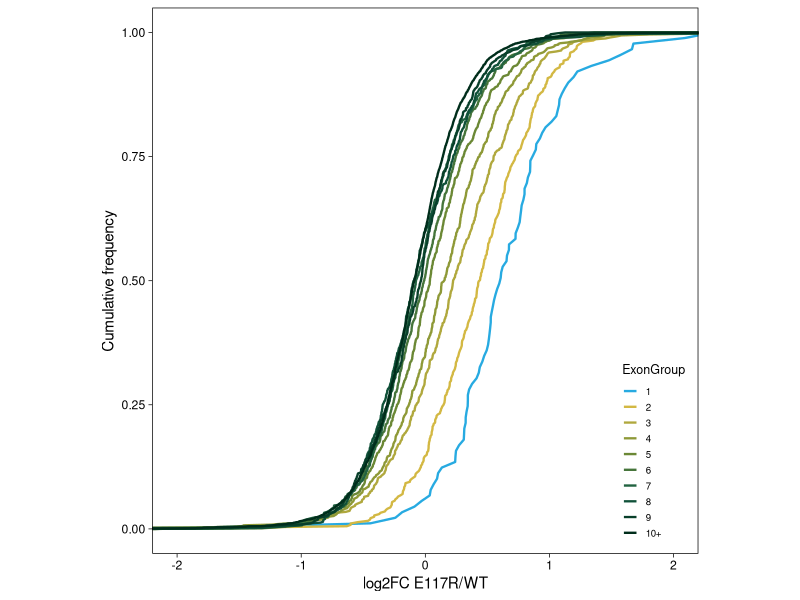
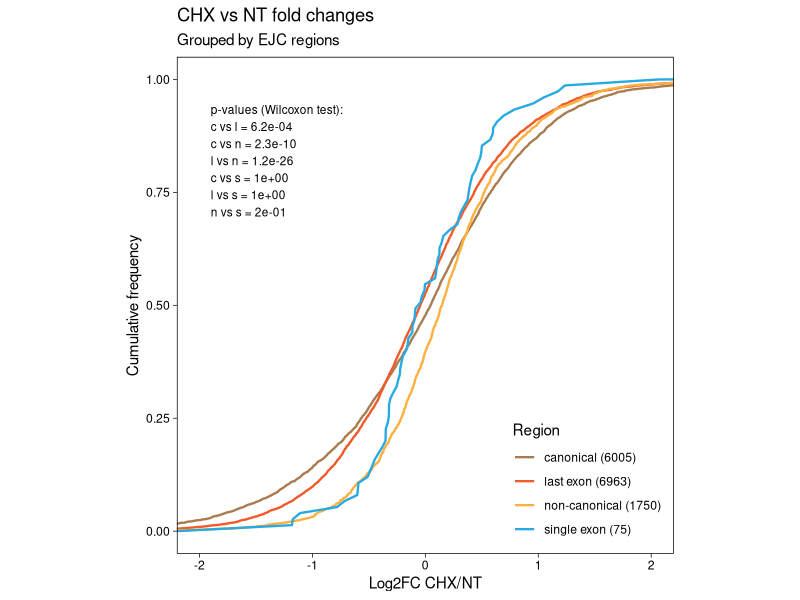
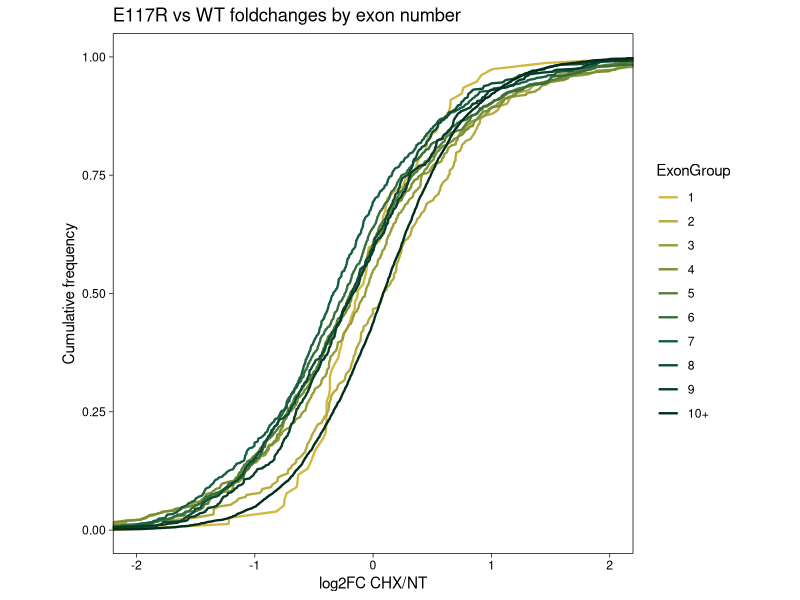

R code for these plots, in order: (Note: this script raises an error after producing the figures.)
setwd("~/OneDrive - The Ohio State University/Singhlab/Bioinfo/PYMpaperFiguresUpdate/Figure3/")
library(tidyverse)
#Exon. numbers plot####
###reading files in 
E117RvsWT<-read_csv("../DESeq2 for PYM samples/all_NT_res.csv")
E117RvsWT<-na.omit(E117RvsWT)
names(E117RvsWT)[1]<-"ensembl_gene_id"

###Getting exon numbers from ensembl
Exons<-read_tsv("../MANEexons.tsv")
SEgenes_MANE_noInt<-read_tsv("../Figure4/Kovalak_etal/SEgenes_MANE_noInt.tsv")

E117RvsWT<-inner_join(E117RvsWT, Exons[,c(1,4)])
E117RvsWT<-E117RvsWT%>%mutate(ExonGroup = case_when(rank > 1 ~ "Multi",
                                                    rank == 1~ "Single"))
E117RvsWT$ExonGroup
table(E117RvsWT$ExonGroup)
E117RvsWT <- E117RvsWT %>%
  filter(!(ExonGroup == "Single" & !ensembl_gene_id %in% SEgenes_MANE_noInt$ensembl_gene_id))


E117RvsWT<-E117RvsWT%>%mutate(ExonGroup = case_when(rank > 9 ~ "10+",
                                                    TRUE ~ as.character(rank)))
E117RvsWT$ExonGroup <- factor(E117RvsWT$ExonGroup, levels = c(as.character(1:9), "10+"))


color_gradient <- colorRampPalette(c("#D3B843", "#788f33", "#165d43","#002d1b"))(9)
color_gradient <-c("#27AAE1",color_gradient)

E117RvsWT %>%
  ggplot(aes(log2FoldChange, color = ExonGroup)) +
  stat_ecdf(geom = "line", linewidth = 0.8) +
  coord_cartesian(xlim = c(-2, 2)) +
  scale_color_manual(values = color_gradient)+
  theme_linedraw() +
  theme(panel.grid.major = element_blank(),
        panel.grid.minor = element_blank(),
        aspect.ratio = 1,
        legend.position = c(0.99, 0.01),
        legend.justification = c(1, 0),
        legend.title=element_text(size=9), 
        legend.text=element_text(size=7),
        legend.key.size =unit(4, 'mm'),
        legend.box.background = element_blank()) +
  labs(y = "Cumulative frequency", x = "log2FC E117R/WT")


##For fig S3

##SLCN plot for CHX treatment#####

# Reading in files
CHXvsNTslcn <- read_csv("../SLCN_counts/slcn-trimmed-last-allcans-final_WT_res.csv")
#CHXvsNTslcn <- read_csv("../Figure2/SLCN_counts/slcn-trimmed-last-allcans-final_NT_res.csv")
#plot#####
names(CHXvsNTslcn)[1] <- "ensembl_gene_id"
CHXvsNTslcn <- CHXvsNTslcn %>% filter(baseMean > 10)

# Extracting Gene ID and Region
CHXvsNTslcn$Geneid <- str_split(CHXvsNTslcn$ensembl_gene_id, "-", simplify = T)[, 1]
CHXvsNTslcn$Region <- str_split(CHXvsNTslcn$ensembl_gene_id, "-", simplify = T)[, 2]

# Check counts per region
table(CHXvsNTslcn$Region)
CHXvsNTslcn <- CHXvsNTslcn %>%
  filter(!(Region == "s" & !Geneid %in% SEgenes_MANE_noInt$ensembl_gene_id))

# CHXvsNTslcn <- CHXvsNTslcn %>%
#   filter(!(Region == "l" & !Geneid %in% NoInt3UTR$ensembl_gene_id))
# table(CHXvsNTslcn$Region)

# Pairwise Wilcoxon test (include all regions, including "s")
p_values <- pairwise.wilcox.test(
  CHXvsNTslcn$log2FoldChange, 
  CHXvsNTslcn$Region, 
  p.adjust.method = "bonferroni"
)$p.value
stat<-pairwise.wilcox.test(
  CHXvsNTslcn$log2FoldChange, 
  CHXvsNTslcn$Region, 
  p.adjust.method = "bonferroni")
# Convert p-values to readable format for all comparisons
pval_text <- paste("p-values (Wilcoxon test):",
                   paste("c vs l =", format(p_values["l", "c"], scientific = TRUE, digits = 2)),  # c vs l
                   paste("c vs n =", format(p_values["n", "c"], scientific = TRUE, digits = 2)),  # c vs n
                   paste("l vs n =", format(p_values["n", "l"], scientific = TRUE, digits = 2)),  # l vs n
                   paste("c vs s =", format(p_values["s", "c"], scientific = TRUE, digits = 2)),  # c vs s
                   paste("l vs s =", format(p_values["s", "l"], scientific = TRUE, digits = 2)),  # l vs s
                   paste("n vs s =", format(p_values["s", "n"], scientific = TRUE, digits = 2)),  # n vs s
                   sep = "\n")

# Map region codes to descriptive labels
CHXvsNTslcn <- CHXvsNTslcn %>%
  mutate(Regions = recode(Region,
                          "c" = "canonical",
                          "l" = "last exon",
                          "n" = "non-canonical",
                          "s" = "single exon"))

# Calculate the number of entries in each region
region_counts <- CHXvsNTslcn %>%
  group_by(Regions) %>%
  summarize(count = n(), .groups = 'drop')

# Create formatted labels with counts
labels_with_counts <- paste(region_counts$Regions, 
                            " (", region_counts$count, ")", sep = "")
region_colors <- c(
  c = "#A97C50",  
  l = "#F15A29",  
  n = "#FBB040",  
  s = "#27AAE1")  


# Plotting
s1<-CHXvsNTslcn %>%
  ggplot(aes(log2FoldChange, color = Region)) +
  stat_ecdf(geom = "line", linewidth = 0.8) +
  scale_color_manual(values = region_colors, 
                     labels = labels_with_counts) +  # Change legend text
  coord_cartesian(xlim = c(-2, 2)) +
  theme_linedraw() +
  theme(
    panel.grid.major = element_blank(), 
    panel.grid.minor = element_blank(),
    aspect.ratio = 1,
    legend.position = c(0.99, 0.01),         # Move legend to bottom right
    legend.justification = c(1, 0)          # Ensure correct alignment at bottom right
  ) +
  labs(title = "CHX vs NT fold changes",
       subtitle = "Grouped by EJC regions",
       y = "Cumulative frequency", x = "Log2FC CHX/NT") +
  annotate("text", x = -1.9, y = 0.82, label = pval_text, hjust = 0, size = 3, color = "black")  # Add p-values on top left
s1


#Plotting exon numbers for CHXvsWT
CHXvsNT<-read_csv("../DESeq2 for PYM samples/all_WT_res.csv")
CHXvsNT<-na.omit(CHXvsNT)
names(CHXvsNT)[1]<-"ensembl_gene_id"

###Getting exon numbers 

CHXvsNT<-inner_join(CHXvsNT, Exons[,c(1,4)])

CHXvsNT<-CHXvsNT%>%mutate(ExonGroup = case_when(rank > 9 ~ "10+",
                                                TRUE ~ as.character(rank)))
CHXvsNT$ExonGroup <- factor(CHXvsNT$ExonGroup, levels = c(as.character(1:9), "10+"))

color_gradient <- colorRampPalette(c("#D3B843", "#788f33", "#165d43","#002d1b"))(10)
s2<-CHXvsNT%>%ggplot(aes(log2FoldChange, color = ExonGroup))+
  stat_ecdf(geom = "line", linewidth = 0.8)+
  coord_cartesian(xlim = c(-2,2))+
  scale_color_manual(values = color_gradient)+
  theme_linedraw()+
  theme(panel.grid.major = element_line(linetype = "blank"),
        panel.grid.minor = element_line(linetype = "blank"),
        aspect.ratio = 1)+
  labs(title = "E117R vs WT foldchanges by exon number",
       y = "Cumulative frequency", x = "log2FC CHX/NT")
s2
s1+s2


#####Testing p-values
# Prepare variables
data <- CHXvsNTslcn
group_var <- "Region"
value_var <- "log2FoldChange"

# Get all pairwise combinations
group_levels <- unique(data[[group_var]])
pairs <- combn(group_levels, 2, simplify = FALSE)

# Perform tests and store results
results <- lapply(pairs, function(pair) {
  group1 <- pair[1]
  group2 <- pair[2]
  
  x <- data[[value_var]][data[[group_var]] == group1]
  y <- data[[value_var]][data[[group_var]] == group2]
  
  test <- wilcox.test(x, y, exact = FALSE)
  
  data.frame(
    group1 = group1,
    group2 = group2,
    p_value = test$p.value,
    W_statistic = test$statistic,
    alternative = test$alternative,
    method = test$method,
    stringsAsFactors = FALSE
  )
})

# Combine into a dataframe
results_df <- bind_rows(results)

# Adjust p-values (Bonferroni, same as in your test)
results_df <- results_df %>%
  mutate(p_adjusted = p.adjust(p_value, method = "bonferroni"),
         hypothesis = paste(group1, "vs", group2))

# Reorder columns
results_df <- results_df %>%
  select(hypothesis, group1, group2, W_statistic, p_value, p_adjusted, alternative, method)

print(results_df)


pval_df <- as.data.frame(as.table(stat$p.value)) %>%
  filter(!is.na(Freq)) %>%
  rename(group1 = Var1, group2 = Var2, p_adjusted = Freq)